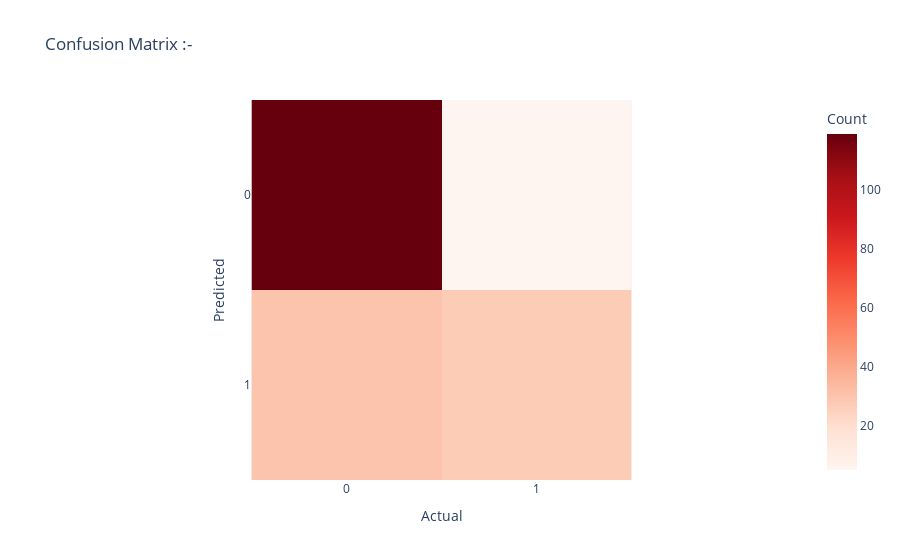

Source (notebook cell):
### Markdown cell above
- Here, in confusion matrix the rows are indicating Actual class, and columns are representing Predicted class.

#### __Source__ - [Link for crosstab function](https://pandas.pydata.org/docs/reference/api/pandas.crosstab.html)

### Code cell
# Plot the confusion matrix using Plotly.

fig = px.imshow(confusion_matrix.values,
                labels=dict(x="Actual", y="Predicted", color="Count", annot=True),
                x=['0', '1'],  # Match the order of x labels to result 1
                y=['0', '1'],  # Match the order of y labels to result 1
                title='Confusion Matrix :-',
                color_continuous_scale='reds')

# Show the plot
fig.show()

print('- This is a graphical representation of confuison matrix.')

### Figure 1 — Plotly figure (JSON) as saved in the notebook; plotly's stock layout.template omitted (floating-point values rounded to 4 significant figures)
{"data": [{"coloraxis": "coloraxis", "hovertemplate": "Actual: %{x}<br>Predicted: %{y}<br>Count: %{z}<extra></extra>", "name": "0", "type": "heatmap", "x": ["0", "1"], "xaxis": "x", "y": ["0", "1"], "yaxis": "y", "z": [[119, 5], [30, 27]]}], "layout": {"coloraxis": {"colorbar": {"title": {"text": "Count"}}, "colorscale": [[0, "rgb(255,245,240)"], [0.125, "rgb(254,224,210)"], [0.25, "rgb(252,187,161)"], [0.375, "rgb(252,146,114)"], [0.5, "rgb(251,106,74)"], [0.625, "rgb(239,59,44)"], [0.75, "rgb(203,24,29)"], [0.875, "rgb(165,15,21)"], [1, "rgb(103,0,13)"]]}, "title": {"text": "Confusion Matrix :-"}, "xaxis": {"anchor": "y", "constrain": "domain", "domain": [0, 1], "scaleanchor": "y", "title": {"text": "Actual"}}, "yaxis": {"anchor": "x", "autorange": "reversed", "constrain": "domain", "domain": [0, 1], "title": {"text": "Predicted"}}}}
